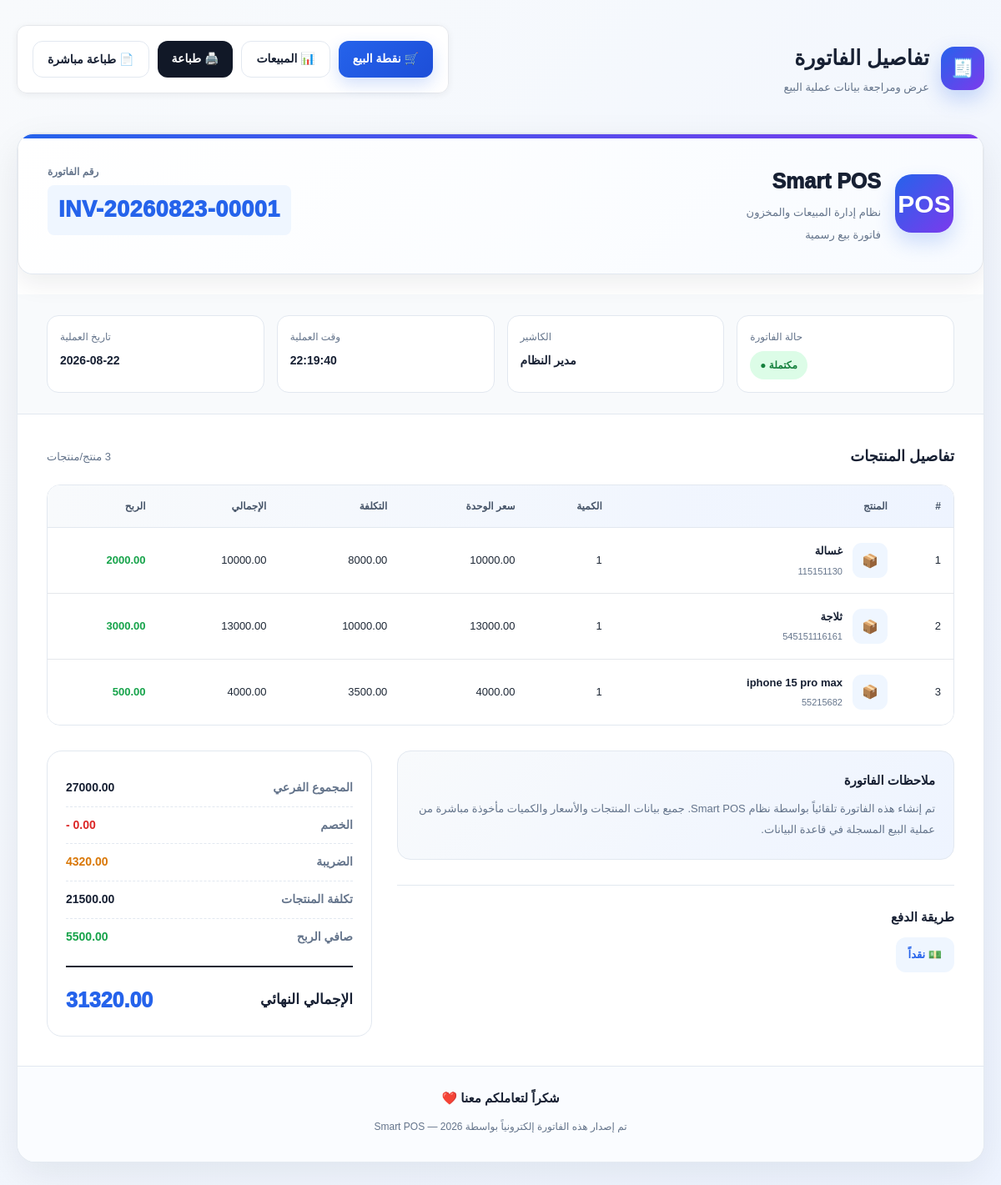
The app's page /invoice/6 (signed in) with its own data.
### app.py (models this page shows, shortened)
class Sale(db.Model):
    __tablename__ = "sales"
    id = db.Column(
        db.Integer,
        primary_key=True
    )
    invoice_number = db.Column(
        db.String(100),
        unique=True,
        nullable=False,
        index=True
    )
    cashier_id = db.Column(
        db.Integer,
        db.ForeignKey("users.id"),
        nullable=False
    )
    subtotal = db.Column(
        db.Numeric(12, 2),
        nullable=False,
        default=0
    )
    discount = db.Column(
        db.Numeric(12, 2),
        nullable=False,
        default=0
    )
    tax = db.Column(
        db.Numeric(12, 2),
        nullable=False,
        default=0
    )
    total = db.Column(
        db.Numeric(12, 2),
        nullable=False,
        default=0
    )
    total_cost = db.Column(
        db.Numeric(12, 2),
        nullable=False,
        default=0
    )
    profit = db.Column(
        db.Numeric(12, 2),
        nullable=False,
        default=0
    )
    payment_method = db.Column(
        db.String(50),
        nullable=False,
        default="cash"
    )
    status = db.Column(
        db.String(30),
        nullable=False,
        default="completed"
    )
    created_at = db.Column(
        db.DateTime,
        default=datetime.utcnow,
        nullable=False
    )
    cashier = db.relationship(
        "User",
        backref="sales"
    )
    items = db.relationship(
        "SaleItem",
        backref="sale",
        cascade="all, delete-orphan",
        lazy=True
    )

class User(db.Model):
    __tablename__ = "users"
    id = db.Column(db.Integer, primary_key=True)
    full_name = db.Column(
        db.String(150),
        nullable=False
    )
    username = db.Column(
        db.String(100),
        unique=True,
        nullable=False,
        index=True
    )
    password_hash = db.Column(
        db.String(255),
        nullable=False
    )
    role = db.Column(
        db.String(30),
        nullable=False,
        default="cashier"
    )
    is_active = db.Column(
        db.Boolean,
        default=True,
        nullable=False
    )
    created_at = db.Column(
        db.DateTime,
        default=datetime.utcnow,
        nullable=False
    )
    last_login = db.Column(
        db.DateTime,
        nullable=True
    )

class SaleItem(db.Model):
    __tablename__ = "sale_items"
    id = db.Column(
        db.Integer,
        primary_key=True
    )
    sale_id = db.Column(
        db.Integer,
        db.ForeignKey("sales.id"),
        nullable=False
    )
    product_id = db.Column(
        db.Integer,
        db.ForeignKey("products.id"),
        nullable=False
    )
    product_name = db.Column(
        db.String(255),
        nullable=False
    )
    barcode = db.Column(
        db.String(100),
        nullable=False
    )
    quantity = db.Column(
        db.Integer,
        nullable=False
    )
    unit_price = db.Column(
        db.Numeric(12, 2),
        nullable=False
    )
    unit_cost = db.Column(
        db.Numeric(12, 2),
        nullable=False
    )
    subtotal = db.Column(
        db.Numeric(12, 2),
        nullable=False
    )
    profit = db.Column(
        db.Numeric(12, 2),
        nullable=False
    )
    product = db.relationship(
        "Product"
    )

### app.py (the view)
@app.route(
    "/invoice/<int:sale_id>"
)
@login_required
def invoice(sale_id):
    sale = db.session.get(
        Sale,
        sale_id
    )
    if not sale:
        abort(404)
    return render_template(
        "invoice.html",
        sale=sale
    )

### templates/invoice.html (shortened to what this page needs)
<!DOCTYPE html>
<html lang="ar" dir="rtl">
<head>
    <link rel="stylesheet"
      href="{{ url_for('static', filename='css/invoice.css') }}">
</head>
<body>
<div class="invoice-page">
    <div class="top-bar no-print">
        <div class="page-title">
            <div class="page-title-icon">
                🧾
            </div>
            <div>
                <h1>
                    تفاصيل الفاتورة
                </h1>
                <p>
                    عرض ومراجعة بيانات عملية البيع
                </p>
            </div>
        </div>
        <div class="invoice-actions">
            <a
                href="{{ url_for('pos') }}"
                class="action-btn primary"
            >
                🛒 نقطة البيع
            </a>
            <a
                href="{{ url_for('sales') }}"
                class="action-btn secondary"
            >
                📊 المبيعات
            </a>
            <a
                href="{{ url_for('print_invoice', sale_id=sale.id) }}"
                target="_blank"
                class="action-btn print"
            >
                🖨️ طباعة
            </a>
            <button
                type="button"
                class="action-btn secondary"
                onclick="window.print()"
            >
                📄 طباعة مباشرة
            </button>
        </div>
    </div>
    <main class="invoice-card">
        <header class="invoice-header">
            <div class="company-section">
                <div class="company-logo">
                    POS
                </div>
                <div class="company-info">
                    <h2>
                        Smart POS
                    </h2>
                    <p>
                        نظام إدارة المبيعات والمخزون
                    </p>
                    <p>
                        فاتورة بيع رسمية
                    </p>
                </div>
            </div>
            <div class="invoice-number-box">
                <div class="invoice-label">
                    رقم الفاتورة
                </div>
                <div class="invoice-number">
                    {{ sale.invoice_number }}
                </div>
            </div>
        </header>
        <section class="invoice-meta">
            <div class="meta-card">
                <div class="meta-title">
                    تاريخ العملية
                </div>
                <div class="meta-value">
                    {% if sale.created_at %}
                        {{ sale.created_at.strftime('%Y-%m-%d') }}
                    {% else %}
                        —
                    {% endif %}
                </div>
            </div>
            <div class="meta-card">
                <div class="meta-title">
                    وقت العملية
                </div>
                <div class="meta-value">
                    {% if sale.created_at %}
                        {{ sale.created_at.strftime('%H:%M:%S') }}
                    {% else %}
                        —
                    {% endif %}
                </div>
            </div>
            <div class="meta-card">
                <div class="meta-title">
                    الكاشير
                </div>
                <div class="meta-value">
                    {% if sale.cashier %}
                        {{ sale.cashier.full_name }}
                    {% else %}
                        غير معروف
                    {% endif %}
                </div>
            </div>
            <div class="meta-card">
                <div class="meta-title">
                    حالة الفاتورة
                </div>
                <div class="meta-value">
                    {% if sale.status == "completed" %}
                        <span class="status completed">
                            ● مكتملة
                        </span>
                    {% elif sale.status == "pending" %}
                        <span class="status pending">
                            ● معلقة
                        </span>
                    {% elif sale.status == "cancelled" %}
                        <span class="status cancelled">
                            ● ملغاة
                        </span>
                    {% else %}
                        <span class="status">
                            ● {{ sale.status }}
                        </span>
                    {% endif %}
                </div>
            </div>
        </section>
        <section class="invoice-body">
            <div class="section-heading">
                <h3>
                    تفاصيل المنتجات
                </h3>
                <span class="items-count">
                    منتج/منتجات
                </span>
            </div>
            <div class="table-wrapper">
                <table class="invoice-table">
                    <thead>
                        <tr>
                            <th>
                                #
                            </th>
                            <th>
                                المنتج
                            </th>
                            <th>
                                الكمية
                            </th>
                            <th>
                                سعر الوحدة
                            </th>
                            <th>
                                التكلفة
                            </th>
                            <th>
                                الإجمالي
                            </th>
                            <th>
                                الربح
                            </th>
                        </tr>
                    </thead>
                    <tbody>
                        {% for item in sale.items %}
                        <tr>
                            <td>
                                {{ loop.index }}
                            </td>
                            <td>
                                <div class="product-cell">
                                    <div class="product-icon">
                                        📦
                                    </div>
                                    <div>
                                        <div class="product-name">
                                            {{ item.product_name }}
                                        </div>
                                        <div class="product-barcode">
                                            {{ item.barcode }}
                                        </div>
                                    </div>
                                </div>
                            </td>
                            <td>
                                {{ item.quantity }}
                            </td>
                            <td class="number">
                                {{ "%.2f"|format(item.unit_price|float) }}
                            </td>
                            <td class="number">
                                {{ "%.2f"|format(item.unit_cost|float) }}
                            </td>
                            <td class="number">
                                {{ "%.2f"|format(item.subtotal|float) }}
                            </td>
                            <td class="number">
                                <strong class="profit-value">
                                    {{ "%.2f"|format(item.profit|float) }}
                                </strong>
                            </td>
                        </tr>
                        {% endfor %}
                    </tbody>
                </table>
            </div>
            <div class="invoice-summary-area">
                <div>
                    <div class="notes-box">
                        <h4>
                            ملاحظات الفاتورة
                        </h4>
                        <p>
                            تم إنشاء هذه الفاتورة تلقائياً
                            بواسطة نظام Smart POS.
                            جميع بيانات المنتجات والأسعار
                            والكميات مأخوذة مباشرة من
                            عملية البيع المسجلة في قاعدة البيانات.
                        </p>
                    </div>
                    <div class="payment-section">
                        <div class="payment-title">
                            طريقة الدفع
                        </div>
                        {% if sale.payment_method == "cash" %}
                            <span class="payment-method">
                                💵 نقداً
                            </span>
                        {% elif sale.payment_method == "card" %}
                            <span class="payment-method">
                                💳 بطاقة بنكية
                            </span>
                        {% elif sale.payment_method == "bank" %}
                            <span class="payment-method">
                                🏦 تحويل بنكي
                            </span>
                        {% elif sale.payment_method == "wallet" %}
                            <span class="payment-method">
                                📱 محفظة إلكترونية
                            </span>
                        {% else %}
                            <span class="payment-method">
                                💰 {{ sale.payment_method }}
                            </span>
                        {% endif %}
                    </div>
                </div>
                <div class="summary-box">
                    <div class="summary-row">
                        <span class="summary-label">
                            المجموع الفرعي
                        </span>
                        <span class="summary-value">
                            {{ "%.2f"|format(sale.subtotal|float) }}
                        </span>
                    </div>
                    <div class="summary-row">
                        <span class="summary-label">
                            الخصم
                        </span>
                        <span class="summary-value discount-value">
                            -
                            {{ "%.2f"|format(sale.discount|float) }}
                        </span>
                    </div>
                    <div class="summary-row">
                        <span class="summary-label">
                            الضريبة
                        </span>
                        <span class="summary-value tax-value">
                            {{ "%.2f"|format(sale.tax|float) }}
                        </span>
                    </div>
                    <div class="summary-row">
                        <span class="summary-label">
                            تكلفة المنتجات
                        </span>
                        <span class="summary-value">
                            {{ "%.2f"|format(sale.total_cost|float) }}
                        </span>
                    </div>
                    <div class="summary-row">
                        <span class="summary-label">
                            صافي الربح
                        </span>
                        <span class="summary-value profit-value">
                            {{ "%.2f"|format(sale.profit|float) }}
                        </span>
                    </div>
                    <div class="total-row">
                        <span class="total-label">
                            الإجمالي النهائي
                        </span>
                        <span class="total-value">
                            {{ "%.2f"|format(sale.total|float) }}
                        </span>
                    </div>
                </div>
            </div>
        </section>
        <footer class="invoice-footer">
            <strong>
                شكراً لتعاملكم معنا ❤️
            </strong>
            <span>
                تم إصدار هذه الفاتورة إلكترونياً بواسطة Smart POS
                {% if current_year %}
                    — {{ current_year }}
                {% endif %}
            </span>
        </footer>
    </main>
</div>
</body>
</html>

### records on screen
Sale: invoice_number "INV-20260823-00001", created_at "2026-08-22", created_at "22:19:40", subtotal "27000.00", discount "0.00", tax "4320.00", total_cost "21500.00", profit "5500.00", total "31320.00"
User: cashier.full_name "مدير النظام"
SaleItem: product_name "غسالة", barcode "115151130", quantity "1", unit_price "10000.00", unit_cost "8000.00", subtotal "10000.00", profit "2000.00"
SaleItem: product_name "ثلاجة", barcode "545151116161", quantity "1", unit_price "13000.00", unit_cost "10000.00", subtotal "13000.00", profit "3000.00"
SaleItem: product_name "iphone 15 pro max", barcode "55215682", quantity "1", unit_price "4000.00", unit_cost "3500.00", subtotal "4000.00", profit "500.00"
